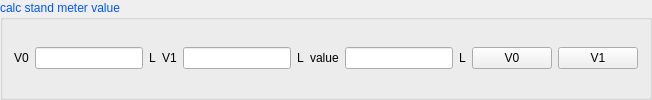
          <widget class="QGroupBox" name="groupBox_7">
           <property name="palette">
            <palette>
             <active>
              <colorrole role="WindowText">
               <brush brushstyle="SolidPattern">
                <color alpha="255">
                 <red>0</red>
                 <green>85</green>
                 <blue>255</blue>
                </color>
               </brush>
              </colorrole>
             </active>
             <inactive>
              <colorrole role="WindowText">
               <brush brushstyle="SolidPattern">
                <color alpha="255">
                 <red>0</red>
                 <green>85</green>
                 <blue>255</blue>
                </color>
               </brush>
              </colorrole>
             </inactive>
             <disabled>
              <colorrole role="WindowText">
               <brush brushstyle="SolidPattern">
                <color alpha="255">
                 <red>120</red>
                 <green>120</green>
                 <blue>120</blue>
                </color>
               </brush>
              </colorrole>
             </disabled>
            </palette>
           </property>
           <property name="title">
            <string>calc stand meter value</string>
           </property>
           <layout class="QGridLayout" name="gridLayout_12">
            <item row="0" column="0">
             <layout class="QGridLayout" name="gridLayout_20">
              <item row="0" column="0">
               <widget class="QLabel" name="label_23">
                <property name="palette">
                 <palette>
                  <active>
                   <colorrole role="WindowText">
                    <brush brushstyle="SolidPattern">
                     <color alpha="255">
                      <red>0</red>
                      <green>0</green>
                      <blue>0</blue>
                     </color>
                    </brush>
                   </colorrole>
                  </active>
                  <inactive>
                   <colorrole role="WindowText">
                    <brush brushstyle="SolidPattern">
                     <color alpha="255">
                      <red>0</red>
                      <green>0</green>
                      <blue>0</blue>
                     </color>
                    </brush>
                   </colorrole>
                  </inactive>
                  <disabled>
                   <colorrole role="WindowText">
                    <brush brushstyle="SolidPattern">
                     <color alpha="255">
                      <red>120</red>
                      <green>120</green>
                      <blue>120</blue>
                     </color>
                    </brush>
                   </colorrole>
                  </disabled>
                 </palette>
                </property>
                <property name="text">
                 <string>V0</string>
                </property>
               </widget>
              </item>
              <item row="0" column="1">
               <widget class="QLineEdit" name="lineEdit">
                <property name="sizePolicy">
                 <sizepolicy hsizetype="Preferred" vsizetype="Fixed">
                  <horstretch>0</horstretch>
                  <verstretch>0</verstretch>
                 </sizepolicy>
                </property>
               </widget>
              </item>
              <item row="0" column="2">
               <widget class="QLabel" name="label_24">
                <property name="palette">
                 <palette>
                  <active>
                   <colorrole role="WindowText">
                    <brush brushstyle="SolidPattern">
                     <color alpha="255">
                      <red>0</red>
                      <green>0</green>
                      <blue>0</blue>
                     </color>
                    </brush>
                   </colorrole>
                  </active>
                  <inactive>
                   <colorrole role="WindowText">
                    <brush brushstyle="SolidPattern">
                     <color alpha="255">
                      <red>0</red>
                      <green>0</green>
                      <blue>0</blue>
                     </color>
                    </brush>
                   </colorrole>
                  </inactive>
                  <disabled>
                   <colorrole role="WindowText">
                    <brush brushstyle="SolidPattern">
                     <color alpha="255">
                      <red>120</red>
                      <green>120</green>
                      <blue>120</blue>
                     </color>
                    </brush>
                   </colorrole>
                  </disabled>
                 </palette>
                </property>
                <property name="text">
                 <string>L</string>
                </property>
               </widget>
              </item>
             </layout>
            </item>
            <item row="0" column="1">
             <layout class="QGridLayout" name="gridLayout_21">
              <item row="0" column="0">
               <widget class="QLabel" name="label_25">
                <property name="palette">
                 <palette>
                  <active>
                   <colorrole role="WindowText">
                    <brush brushstyle="SolidPattern">
                     <color alpha="255">
                      <red>0</red>
                      <green>0</green>
                      <blue>0</blue>
                     </color>
                    </brush>
                   </colorrole>
                  </active>
                  <inactive>
                   <colorrole role="WindowText">
                    <brush brushstyle="SolidPattern">
                     <color alpha="255">
                      <red>0</red>
                      <green>0</green>
                      <blue>0</blue>
                     </color>
                    </brush>
                   </colorrole>
                  </inactive>
                  <disabled>
                   <colorrole role="WindowText">
                    <brush brushstyle="SolidPattern">
                     <color alpha="255">
                      <red>120</red>
                      <green>120</green>
                      <blue>120</blue>
                     </color>
                    </brush>
                   </colorrole>
                  </disabled>
                 </palette>
                </property>
                <property name="text">
                 <string>V1</string>
                </property>
               </widget>
              </item>
              <item row="0" column="1">
               <widget class="QLineEdit" name="lineEdit_2">
                <property name="sizePolicy">
                 <sizepolicy hsizetype="Preferred" vsizetype="Fixed">
                  <horstretch>0</horstretch>
                  <verstretch>0</verstretch>
                 </sizepolicy>
                </property>
               </widget>
              </item>
              <item row="0" column="2">
               <widget class="QLabel" name="label_26">
                <property name="palette">
                 <palette>
                  <active>
                   <colorrole role="WindowText">
                    <brush brushstyle="SolidPattern">
                     <color alpha="255">
                      <red>0</red>
                      <green>0</green>
                      <blue>0</blue>
                     </color>
                    </brush>
                   </colorrole>
                  </active>
                  <inactive>
                   <colorrole role="WindowText">
                    <brush brushstyle="SolidPattern">
                     <color alpha="255">
                      <red>0</red>
                      <green>0</green>
                      <blue>0</blue>
                     </color>
                    </brush>
                   </colorrole>
                  </inactive>
                  <disabled>
                   <colorrole role="WindowText">
                    <brush brushstyle="SolidPattern">
                     <color alpha="255">
                      <red>120</red>
                      <green>120</green>
                      <blue>120</blue>
                     </color>
                    </brush>
                   </colorrole>
                  </disabled>
                 </palette>
                </property>
                <property name="text">
                 <string>L</string>
                </property>
               </widget>
              </item>
             </layout>
            </item>
            <item row="0" column="2">
             <layout class="QGridLayout" name="gridLayout_22">
              <item row="0" column="0">
               <widget class="QLabel" name="label_27">
                <property name="palette">
                 <palette>
                  <active>
                   <colorrole role="WindowText">
                    <brush brushstyle="SolidPattern">
                     <color alpha="255">
                      <red>0</red>
                      <green>0</green>
                      <blue>0</blue>
                     </color>
                    </brush>
                   </colorrole>
                  </active>
                  <inactive>
                   <colorrole role="WindowText">
                    <brush brushstyle="SolidPattern">
                     <color alpha="255">
                      <red>0</red>
                      <green>0</green>
                      <blue>0</blue>
                     </color>
                    </brush>
                   </colorrole>
                  </inactive>
                  <disabled>
                   <colorrole role="WindowText">
                    <brush brushstyle="SolidPattern">
                     <color alpha="255">
                      <red>120</red>
                      <green>120</green>
                      <blue>120</blue>
                     </color>
                    </brush>
                   </colorrole>
                  </disabled>
                 </palette>
                </property>
                <property name="text">
                 <string>value</string>
                </property>
               </widget>
              </item>
              <item row="0" column="1">
               <widget class="QLineEdit" name="lineEdit_3">
                <property name="sizePolicy">
                 <sizepolicy hsizetype="Preferred" vsizetype="Fixed">
                  <horstretch>0</horstretch>
                  <verstretch>0</verstretch>
                 </sizepolicy>
                </property>
               </widget>
              </item>
              <item row="0" column="2">
               <widget class="QLabel" name="label_28">
                <property name="palette">
                 <palette>
                  <active>
                   <colorrole role="WindowText">
                    <brush brushstyle="SolidPattern">
                     <color alpha="255">
                      <red>0</red>
                      <green>0</green>
                      <blue>0</blue>
                     </color>
                    </brush>
                   </colorrole>
                  </active>
                  <inactive>
                   <colorrole role="WindowText">
                    <brush brushstyle="SolidPattern">
                     <color alpha="255">
                      <red>0</red>
                      <green>0</green>
                      <blue>0</blue>
                     </color>
                    </brush>
                   </colorrole>
                  </inactive>
                  <disabled>
                   <colorrole role="WindowText">
                    <brush brushstyle="SolidPattern">
                     <color alpha="255">
                      <red>120</red>
                      <green>120</green>
                      <blue>120</blue>
                     </color>
                    </brush>
                   </colorrole>
                  </disabled>
                 </palette>
                </property>
                <property name="text">
                 <string>L</string>
                </property>
               </widget>
              </item>
             </layout>
            </item>
            <item row="0" column="3">
             <widget class="QPushButton" name="pushButton_3">
              <property name="sizePolicy">
               <sizepolicy hsizetype="Expanding" vsizetype="Fixed">
                <horstretch>0</horstretch>
                <verstretch>0</verstretch>
               </sizepolicy>
              </property>
              <property name="text">
               <string>V0</string>
              </property>
             </widget>
            </item>
            <item row="0" column="4">
             <widget class="QPushButton" name="pushButton_4">
              <property name="sizePolicy">
               <sizepolicy hsizetype="Expanding" vsizetype="Fixed">
                <horstretch>0</horstretch>
                <verstretch>0</verstretch>
               </sizepolicy>
              </property>
              <property name="text">
               <string>V1</string>
              </property>
             </widget>
            </item>
           </layout>
          </widget>
